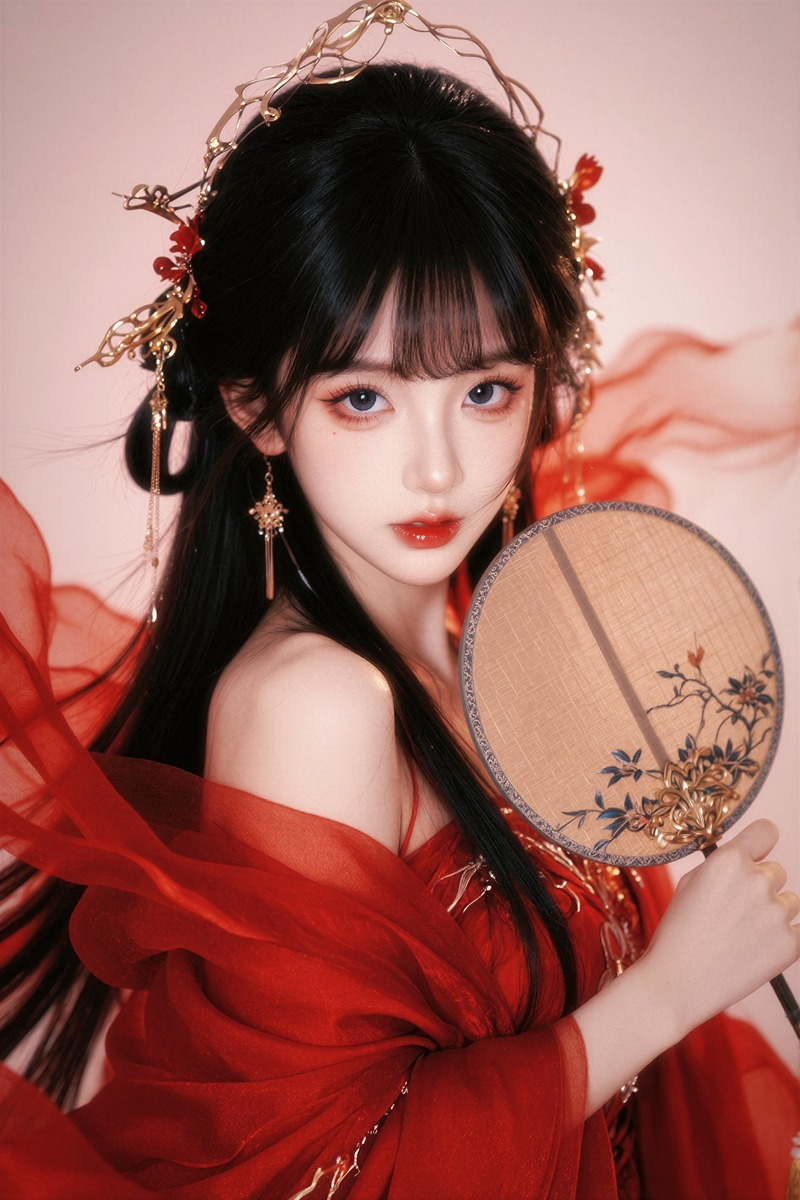
#> input picture frontend/assets/portraits/huayingyue/default_v4_raw_wechat.jpg, 800 x 1200 px
$ python make_transparent.py ../frontend/assets/portraits/huayingyue/default_v4_raw_wechat.jpg out.png 100
#> lines starting #> are read from the running program, lines starting #| are printed output that depends on the picture
#!/usr/bin/env python3
"""立绘透明背景处理：采样边缘像素 → 阈值透明化"""
import sys, os
from PIL import Image

def make_transparent(input_path, output_path, threshold=60):
#> called with output_path = 'out.png', threshold = 100
    img = Image.open(input_path).convert("RGBA")
    px = img.load()
    w, h = img.size
#> w = 800; h = 1200

    # 采样边缘像素确定背景色
    samples = []
    for x in range(w):
        samples.append(px[x, 0])
        samples.append(px[x, h-1])
#> after the loop, samples = 1600 items, first 6: (182, 154, 151, 255), (116, 12, 9, 255), (180, 152, 149, 255), (117, 13, 10, 255), (179, 151, 148, 255), (120, 15, 12, 255)
    for y in range(h):
        samples.append(px[0, y])
        samples.append(px[w-1, y])
#> after the loop, samples = 4000 items, first 6: (182, 154, 151, 255), (116, 12, 9, 255), (180, 152, 149, 255), (117, 13, 10, 255), (179, 151, 148, 255), (120, 15, 12, 255)

    r_sum = g_sum = b_sum = count = 0
    for s in samples:
        if len(s) >= 3 and s[3] > 128:
            r_sum += s[0]; g_sum += s[1]; b_sum += s[2]
            count += 1
#> this loop made 4000 passes
#> (s, r_sum, g_sum, b_sum) on passes 1 to 12: ((182, 154, 151, 255), 182, 154, 151), ((116, 12, 9, 255), 298, 166, 160), ((180, 152, 149, 255), 478, 318, 309), ((117, 13, 10, 255), 595, 331, 319), ((179, 151, 148, 255), 774, 482, 467), ((120, 15, 12, 255), 894, 497, 479), ((180, 152, 149, 255), 1074, 649, 628), ((121, 16, 13, 255), 1195, 665, 641), ((180, 152, 149, 255), 1375, 817, 790), ((124, 16, 14, 255), 1499, 833, 804), ((180, 152, 149, 255), 1679, 985, 953), ((124, 16, 14, 255), 1803, 1001, 967)
#> (r_sum, g_sum, b_sum) on passes 61 to 66: (9693, 5279, 5092), (9841, 5298, 5106), (10026, 5455, 5260), (10174, 5474, 5274), (10357, 5629, 5426), (10506, 5646, 5439)
#> after the loop, b_sum = 446425; count = 4000; g_sum = 467153; r_sum = 705035

    if count == 0:
        bg = (255, 255, 255)
    else:
        bg = (r_sum // count, g_sum // count, b_sum // count)
#> bg = (176, 116, 111)

    # 阈值透明化
    new_img = Image.new("RGBA", (w, h), (0, 0, 0, 0))
#> new_img: PIL image 800x1200 RGBA; every value is 0
    new_px = new_img.load()

    for x in range(w):
        for y in range(h):
            pixel = px[x, y]
            r, g, b = pixel[0], pixel[1], pixel[2]
            a = pixel[3] if len(pixel) >= 4 else 255

            if a < 128:
                continue

            diff = abs(r - bg[0]) + abs(g - bg[1]) + abs(b - bg[2])
            if diff < threshold:
                new_px[x, y] = (r, g, b, 0)
            else:
                new_px[x, y] = (r, g, b, 255)

    new_img.save(output_path, "PNG")
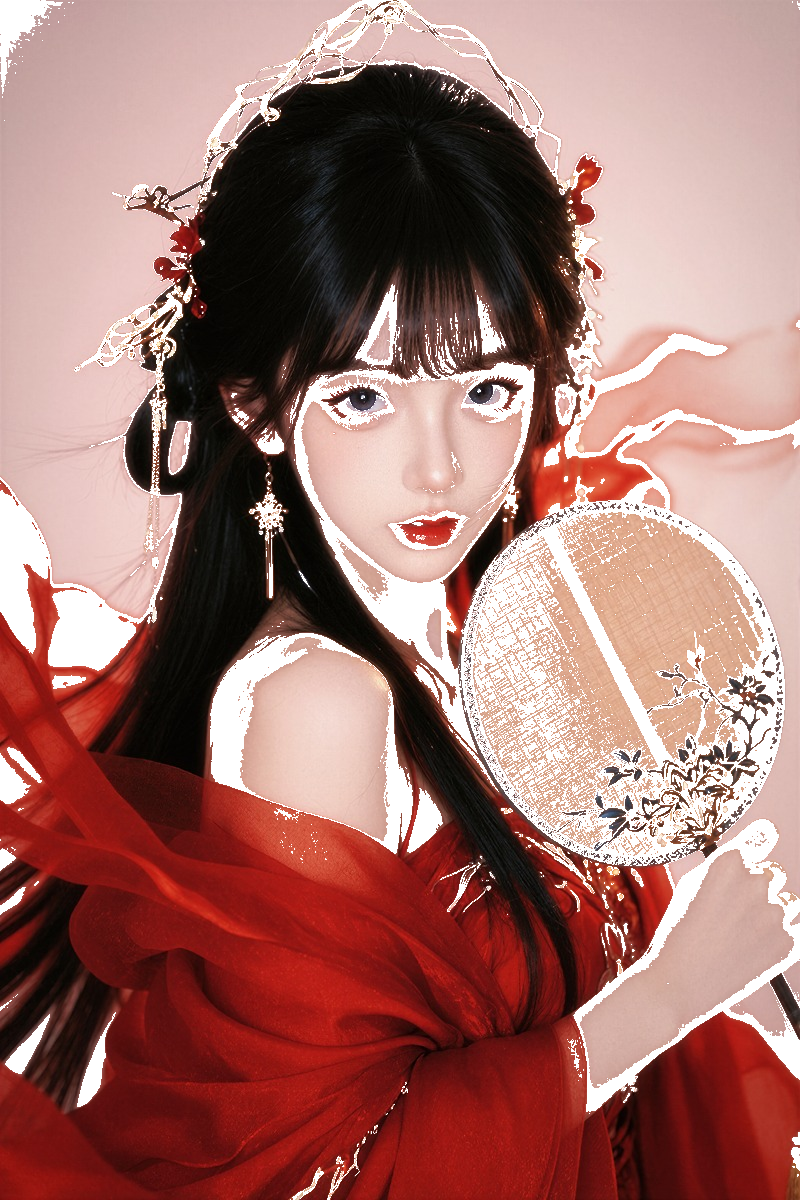
#> saved as out.png: PIL image 800x1200 RGBA; mean R, G, B, A 153.1, 98.2, 90.3, 223.5; transparent parts drawn white
    size_kb = os.path.getsize(output_path) // 1024
    print("  [OK] Transparent: " + output_path + " (" + str(size_kb) + "KB)")

if __name__ == "__main__":
    if len(sys.argv) < 3:
        print("用法: python3 make_transparent.py <input.png> <output.png> [threshold]")
        sys.exit(1)
    input_path = sys.argv[1]
    output_path = sys.argv[2]
    threshold = int(sys.argv[3]) if len(sys.argv) > 3 else 60
    make_transparent(input_path, output_path, threshold)

$ run again, on frontend/assets/portraits/huayingyue/blush.png
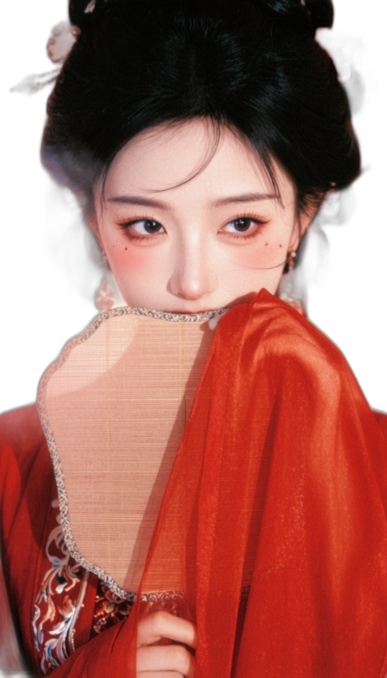
#> input picture frontend/assets/portraits/huayingyue/blush.png, 774 x 1355 px (shown at 1/2 size)
#> in make_transparent, img is the input picture: PIL image 774x1355 RGBA; mean R, G, B, A 125.3, 62.4, 53.7, 206
#> after the loop in make_transparent, `for x in range(w):`: samples = 1548 items, first 6: (0, 0, 0, 0), (2, 1, 1, 22), (0, 0, 0, 0), (2, 1, 1, 23), (0, 0, 0, 0), (2, 1, 1, 26)
#> after the loop in make_transparent, `for y in range(h):`: samples = 4258 items, first 6: (0, 0, 0, 0), (2, 1, 1, 22), (0, 0, 0, 0), (2, 1, 1, 23), (0, 0, 0, 0), (2, 1, 1, 26)
#> the loop in make_transparent, `for s in samples:` made 4258 passes
#> (r_sum, g_sum, b_sum) on passes 112, 114, 116, 118, 120, 122, 124, 126: (9, 5, 3), (17, 9, 5), (24, 13, 7), (31, 18, 10), (38, 23, 13), (45, 28, 16), (53, 34, 19), (61, 40, 23)
#> after the loop in make_transparent, `for s in samples:`: b_sum = 59579; count = 2272; g_sum = 72090; r_sum = 279713
#> bg = (123, 31, 26)
#> new_img: PIL image 774x1355 RGBA; every value is 0
#> in make_transparent, `new_img.save(output_path, "PNG")`:
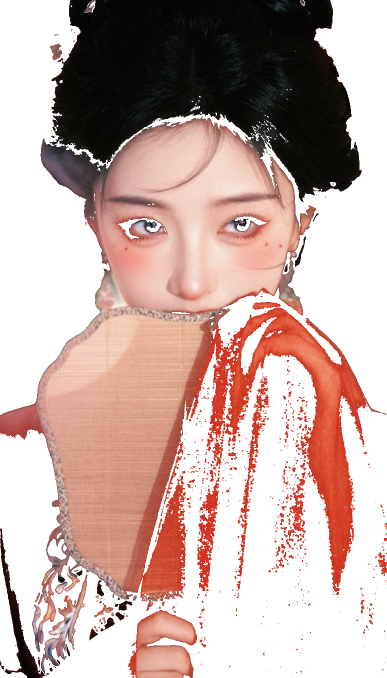
#> saved as out.png: PIL image 774x1355 RGBA (shown at 1/2 size); mean R, G, B, A 124.2, 61.7, 53.1, 134.3; transparent parts drawn white

$ run again, on frontend/assets/portraits/huayingyue/default.png
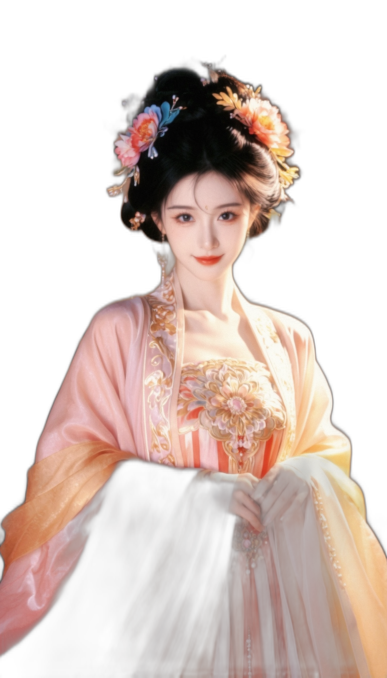
#> input picture frontend/assets/portraits/huayingyue/default.png, 774 x 1355 px (shown at 1/2 size)
#> in make_transparent, img is the input picture: PIL image 774x1355 RGBA; mean R, G, B, A 81.7, 63.5, 56.5, 105.8
#> after the loop in make_transparent, `for x in range(w):`: samples = 1548 items, first 6: (0, 0, 0, 0), (4, 3, 3, 5), (0, 0, 0, 0), (4, 3, 3, 5), (0, 0, 0, 0), (3, 2, 2, 4)
#> after the loop in make_transparent, `for y in range(h):`: samples = 4258 items, first 6: (0, 0, 0, 0), (4, 3, 3, 5), (0, 0, 0, 0), (4, 3, 3, 5), (0, 0, 0, 0), (3, 2, 2, 4)
#> the loop in make_transparent, `for s in samples:` made 4258 passes
#> (r_sum, g_sum, b_sum) on passes 726, 852, 854, 856, 914, 916, 918, 920: (85, 46, 36), (186, 115, 102), (291, 191, 176), (395, 269, 253), (500, 336, 318), (608, 396, 375), (717, 452, 425), (830, 509, 474)
#> after the loop in make_transparent, `for s in samples:`: b_sum = 69848; count = 718; g_sum = 85021; r_sum = 124220
#> bg = (173, 118, 97)
#> new_img: PIL image 774x1355 RGBA; every value is 0
#> in make_transparent, `new_img.save(output_path, "PNG")`:
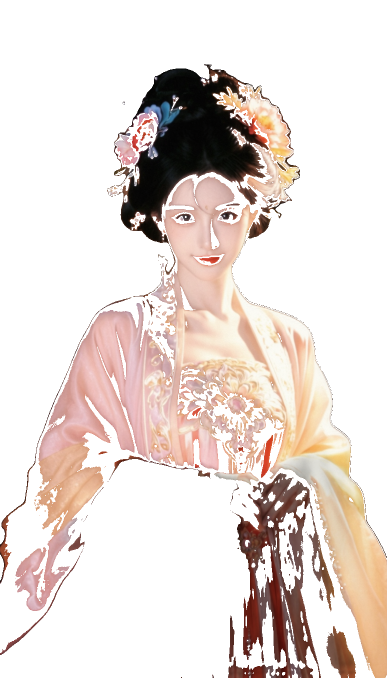
#> saved as out.png: PIL image 774x1355 RGBA (shown at 1/2 size); mean R, G, B, A 76.3, 59.9, 53.1, 82.7; transparent parts drawn white
